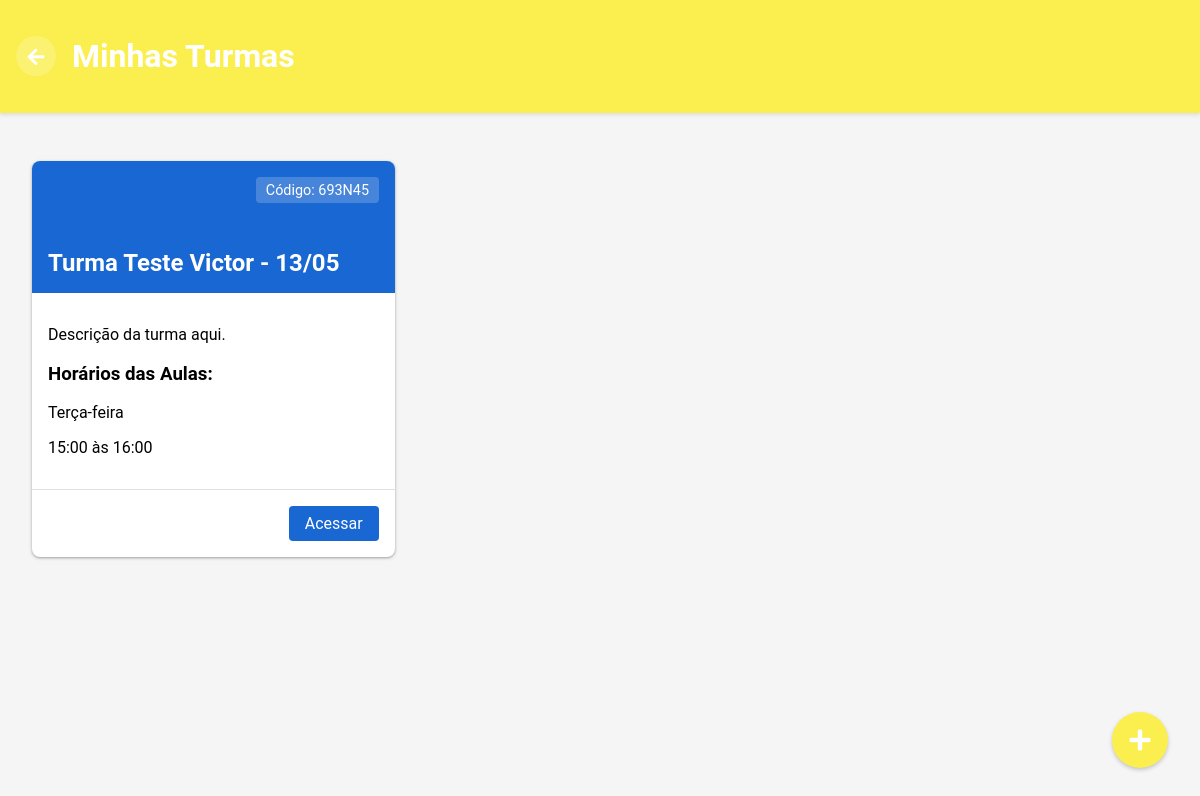
Screenshot of /turmas/aluno/ (signed in) with the database file from the repository.
### portal/models.py (models this page shows, shortened)
class Turma(models.Model):
    nome = models.CharField(max_length=100)
    professor = models.ForeignKey('Professor', on_delete=models.SET_NULL, null=True)
    codigo = models.CharField(max_length=20, unique=True, default='DEFAULT001')
    descricao = models.TextField(blank=True)
    data_criacao = models.DateTimeField(default=timezone.now)
    alunos = models.ManyToManyField('Aluno', related_name='turmas', blank=True)

class DiaSemana(models.Model):
    DIAS_SEMANA = [
        (0, 'Domingo'),
        (1, 'Segunda-feira'),
        (2, 'Terça-feira'),
        (3, 'Quarta-feira'),
        (4, 'Quinta-feira'),
        (5, 'Sexta-feira'),
        (6, 'Sábado'),
    ]
    dia = models.IntegerField(choices=DIAS_SEMANA)
    horario_turma = models.ForeignKey('HorarioTurma', on_delete=models.CASCADE, related_name='dias')
    class Meta:
        unique_together = ['dia', 'horario_turma']

class HorarioTurma(models.Model):
    turma = models.ForeignKey(Turma, on_delete=models.CASCADE, related_name='horarios')
    hora_inicio = models.TimeField()
    hora_fim = models.TimeField()
    class Meta:
        ordering = ['hora_inicio']

### portal/views.py (the view, shortened to what this page needs)
# urls.py: path('turmas/aluno/', views.turmas_aluno, name='turmas_aluno'),
@login_required
def turmas_aluno(request):
    try:
        candidato = request.user.candidato
        if not candidato.aprovado:
            messages.error(request, 'Acesso não autorizado.')
            return redirect('pagina_aluno')
        aluno, created = Aluno.objects.get_or_create(candidato=candidato)
        turmas = Turma.objects.filter(alunos=aluno)
        return render(request, 'turmas_aluno.html', {'turmas': turmas})
    except Exception as e:
        messages.error(request, f'Erro: {str(e)}')
        return redirect('pagina_aluno')

### portal/templates/turmas_aluno.html (shortened to what this page needs)
<!DOCTYPE html>
<html lang="pt-br">
<head>
    <link rel="stylesheet" href="https://cdnjs.cloudflare.com/ajax/libs/font-awesome/5.15.3/css/all.min.css">
</head>
<body>
    <div class="header">
        <button class="btn-voltar" onclick="window.location.href='/aluno/'">
            <i class="fas fa-arrow-left"></i>
        </button>
        <h1>Minhas Turmas</h1>
    </div>
    <div class="container">
        <div class="turmas-grid">
            {% for turma in turmas %}
            <div class="turma-card">
                <div class="turma-header">
                    <div class="turma-codigo">Código: {{ turma.codigo }}</div>
                    <h2 class="turma-titulo">{{ turma.nome }}</h2>
                </div>
                <div class="turma-conteudo">
                    <p>{{ turma.descricao }}</p>
                    {% if turma.horarios.all %}
                    <div class="horarios-section">
                        <h3>Horários das Aulas:</h3>
                        {% for horario in turma.horarios.all %}
                        <div class="horario-item">
                            <p>
                                {% for dia in horario.dias.all %}
                                <span class="dia-semana">{{ dia.get_dia_display }}</span>{% if not forloop.last %}, {% endif %}
                                {% endfor %}
                            </p>
                            <p class="horario">{{ horario.hora_inicio|time:"H:i" }} às {{ horario.hora_fim|time:"H:i" }}</p>
                        </div>
                        {% endfor %}
                    </div>
                    {% endif %}
                </div>
                <div class="turma-footer">
                    <a href="{% url 'conteudo_turma' turma.id %}" class="btn-acessar">Acessar</a>
                </div>
            </div>
            {% endfor %}
        </div>
    </div>
    <button class="btn-matricular" onclick="abrirModal()">
        <i class="fas fa-plus"></i>
    </button>
</body>
</html>

### portal/templates/turmas_aluno.html (style rules this page uses)
body { margin: 0; font-family: 'Google Sans', Roboto, Arial, sans-serif; background-color: #f5f5f5; }
.header { background-color: #FBEE4F; color: white; padding: 1rem; box-shadow: 0 2px 4px rgba(0,0,0,0.1); position: relative; display: flex; align-items: center; }
.btn-voltar { background-color: rgba(255, 255, 255, 0.2); color: white; border: none; width: 40px; height: 40px; border-radius: 50%; cursor: pointer; transition: background-color 0.2s; display: flex; align-items: center; justify-content: center; margin-right: 1rem; }
.btn-voltar i { font-size: 1.2rem; }
.container { max-width: 1200px; margin: 2rem auto; padding: 0 1rem; }
.turmas-grid { display: grid; grid-template-columns: repeat(auto-fill, minmax(300px, 1fr)); gap: 1.5rem; padding: 1rem; }
.turma-card { background: white; border-radius: 8px; overflow: hidden; box-shadow: 0 1px 2px 0 rgba(60,64,67,0.3), 0 1px 3px 1px rgba(60,64,67,0.15); transition: box-shadow 0.3s; }
.turma-header { height: 100px; background-color: #1967d2; color: white; padding: 1rem; position: relative; }
.turma-codigo { position: absolute; top: 1rem; right: 1rem; background: rgba(255,255,255,0.2); padding: 0.3rem 0.6rem; border-radius: 4px; font-size: 0.9rem; }
.turma-titulo { font-size: 1.5rem; margin: 0; position: absolute; bottom: 1rem; }
.turma-conteudo { padding: 1rem; }
.turma-footer { padding: 1rem; border-top: 1px solid #e0e0e0; display: flex; justify-content: flex-end; }
.btn-matricular { position: fixed; right: 2rem; bottom: 2rem; background-color: #FBEE4F; color: white; border: none; width: 56px; height: 56px; border-radius: 50%; box-shadow: 0 2px 4px rgba(0,0,0,0.2); cursor: pointer; display: flex; align-items: center; justify-content: center; z-index: 1000; font-size: 24px; transition: background-color 0.2s; }
.btn-acessar { background-color: #1967d2; color: white; border: none; padding: 0.5rem 1rem; border-radius: 4px; cursor: pointer; text-decoration: none; display: inline-block; }

### rows the page displays
Turma: codigo "693N45", nome "Turma Teste Victor - 13/05", descricao "Descrição da turma aqui."
HorarioTurma: hora_inicio "15:00", hora_fim "16:00"
DiaSemana: dia "Terça-feira"
